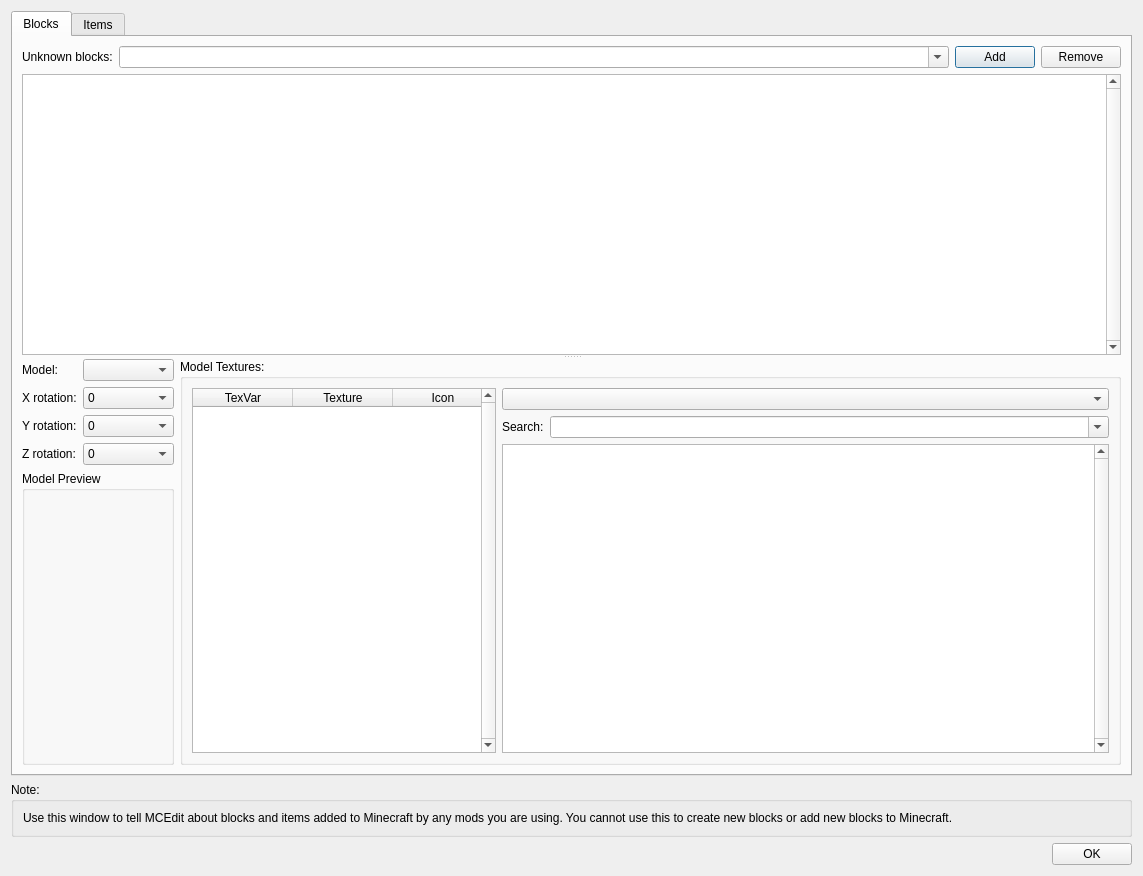
<?xml version="1.0" encoding="UTF-8"?>
<ui version="4.0">
 <class>configureBlocks</class>
 <widget class="QDialog" name="configureBlocks">
  <property name="windowModality">
   <enum>Qt::WindowModal</enum>
  </property>
  <property name="geometry">
   <rect>
    <x>0</x>
    <y>0</y>
    <width>1143</width>
    <height>876</height>
   </rect>
  </property>
  <property name="windowTitle">
   <string>Configure Blocks/Items</string>
  </property>
  <layout class="QVBoxLayout" name="verticalLayout">
   <item>
    <widget class="QTabWidget" name="tabWidget">
     <property name="currentIndex">
      <number>0</number>
     </property>
     <widget class="QWidget" name="blocksTab">
      <attribute name="title">
       <string>Blocks</string>
      </attribute>
      <layout class="QHBoxLayout" name="horizontalLayout_10">
       <item>
        <widget class="QSplitter" name="splitter">
         <property name="orientation">
          <enum>Qt::Vertical</enum>
         </property>
         <property name="childrenCollapsible">
          <bool>false</bool>
         </property>
         <widget class="QWidget" name="layoutWidget">
          <layout class="QVBoxLayout" name="verticalLayout_2">
           <item>
            <layout class="QHBoxLayout" name="horizontalLayout_2">
             <item>
              <widget class="QLabel" name="label">
               <property name="text">
                <string>Unknown blocks:</string>
               </property>
              </widget>
             </item>
             <item>
              <widget class="QComboBox" name="internalNameBox">
               <property name="sizePolicy">
                <sizepolicy hsizetype="Expanding" vsizetype="Fixed">
                 <horstretch>0</horstretch>
                 <verstretch>0</verstretch>
                </sizepolicy>
               </property>
               <property name="editable">
                <bool>true</bool>
               </property>
              </widget>
             </item>
             <item>
              <widget class="QPushButton" name="addBlockButton">
               <property name="text">
                <string>Add</string>
               </property>
              </widget>
             </item>
             <item>
              <widget class="QPushButton" name="removeBlockButton">
               <property name="text">
                <string>Remove</string>
               </property>
              </widget>
             </item>
            </layout>
           </item>
           <item>
            <widget class="QTreeView" name="blocksView">
             <property name="verticalScrollBarPolicy">
              <enum>Qt::ScrollBarAlwaysOn</enum>
             </property>
            </widget>
           </item>
          </layout>
         </widget>
         <widget class="QWidget" name="layoutWidget">
          <layout class="QHBoxLayout" name="horizontalLayout_7">
           <item>
            <layout class="QFormLayout" name="formLayout">
             <property name="fieldGrowthPolicy">
              <enum>QFormLayout::AllNonFixedFieldsGrow</enum>
             </property>
             <item row="0" column="0">
              <widget class="QLabel" name="label_2">
               <property name="text">
                <string>Model:</string>
               </property>
              </widget>
             </item>
             <item row="0" column="1">
              <widget class="QComboBox" name="modelNameBox">
               <property name="editable">
                <bool>false</bool>
               </property>
               <property name="insertPolicy">
                <enum>QComboBox::NoInsert</enum>
               </property>
              </widget>
             </item>
             <item row="1" column="0">
              <widget class="QLabel" name="label_3">
               <property name="text">
                <string>X rotation:</string>
               </property>
              </widget>
             </item>
             <item row="1" column="1">
              <widget class="QComboBox" name="xRotationBox">
               <item>
                <property name="text">
                 <string>0</string>
                </property>
               </item>
               <item>
                <property name="text">
                 <string>90</string>
                </property>
               </item>
               <item>
                <property name="text">
                 <string>180</string>
                </property>
               </item>
               <item>
                <property name="text">
                 <string>270</string>
                </property>
               </item>
              </widget>
             </item>
             <item row="2" column="0">
              <widget class="QLabel" name="label_4">
               <property name="text">
                <string>Y rotation:</string>
               </property>
              </widget>
             </item>
             <item row="2" column="1">
              <widget class="QComboBox" name="yRotationBox">
               <item>
                <property name="text">
                 <string>0</string>
                </property>
               </item>
               <item>
                <property name="text">
                 <string>90</string>
                </property>
               </item>
               <item>
                <property name="text">
                 <string>180</string>
                </property>
               </item>
               <item>
                <property name="text">
                 <string>270</string>
                </property>
               </item>
              </widget>
             </item>
             <item row="3" column="0">
              <widget class="QLabel" name="label_5">
               <property name="text">
                <string>Z rotation:</string>
               </property>
              </widget>
             </item>
             <item row="3" column="1">
              <widget class="QComboBox" name="zRotationBox">
               <item>
                <property name="text">
                 <string>0</string>
                </property>
               </item>
               <item>
                <property name="text">
                 <string>90</string>
                </property>
               </item>
               <item>
                <property name="text">
                 <string>180</string>
                </property>
               </item>
               <item>
                <property name="text">
                 <string>270</string>
                </property>
               </item>
              </widget>
             </item>
             <item row="4" column="0" colspan="2">
              <widget class="QGroupBox" name="groupBox_3">
               <property name="sizePolicy">
                <sizepolicy hsizetype="Preferred" vsizetype="Expanding">
                 <horstretch>0</horstretch>
                 <verstretch>1</verstretch>
                </sizepolicy>
               </property>
               <property name="title">
                <string>Model Preview</string>
               </property>
               <layout class="QHBoxLayout" name="horizontalLayout_6">
                <item>
                 <widget class="QWidget" name="modelPreviewWidget" native="true">
                  <property name="minimumSize">
                   <size>
                    <width>128</width>
                    <height>128</height>
                   </size>
                  </property>
                 </widget>
                </item>
               </layout>
              </widget>
             </item>
            </layout>
           </item>
           <item>
            <widget class="QGroupBox" name="groupBox">
             <property name="title">
              <string>Model Textures:</string>
             </property>
             <layout class="QHBoxLayout" name="horizontalLayout_9" stretch="1,2">
              <item>
               <widget class="QTableWidget" name="modelTexturesTable">
                <property name="verticalScrollBarPolicy">
                 <enum>Qt::ScrollBarAlwaysOn</enum>
                </property>
                <property name="horizontalScrollBarPolicy">
                 <enum>Qt::ScrollBarAlwaysOff</enum>
                </property>
                <property name="selectionMode">
                 <enum>QAbstractItemView::SingleSelection</enum>
                </property>
                <property name="selectionBehavior">
                 <enum>QAbstractItemView::SelectRows</enum>
                </property>
                <attribute name="horizontalHeaderHighlightSections">
                 <bool>false</bool>
                </attribute>
                <attribute name="verticalHeaderVisible">
                 <bool>false</bool>
                </attribute>
                <column>
                 <property name="text">
                  <string>TexVar</string>
                 </property>
                </column>
                <column>
                 <property name="text">
                  <string>Texture</string>
                 </property>
                </column>
                <column>
                 <property name="text">
                  <string>Icon</string>
                 </property>
                </column>
               </widget>
              </item>
              <item>
               <layout class="QVBoxLayout" name="verticalLayout_3">
                <item>
                 <widget class="QComboBox" name="textureZipBox"/>
                </item>
                <item>
                 <layout class="QHBoxLayout" name="horizontalLayout_3">
                  <item>
                   <widget class="QLabel" name="label_11">
                    <property name="text">
                     <string>Search:</string>
                    </property>
                   </widget>
                  </item>
                  <item>
                   <widget class="QComboBox" name="textureSearchBox">
                    <property name="sizePolicy">
                     <sizepolicy hsizetype="Expanding" vsizetype="Fixed">
                      <horstretch>0</horstretch>
                      <verstretch>0</verstretch>
                     </sizepolicy>
                    </property>
                    <property name="editable">
                     <bool>true</bool>
                    </property>
                    <property name="insertPolicy">
                     <enum>QComboBox::NoInsert</enum>
                    </property>
                   </widget>
                  </item>
                 </layout>
                </item>
                <item>
                 <widget class="QListView" name="textureList">
                  <property name="font">
                   <font>
                    <pointsize>8</pointsize>
                   </font>
                  </property>
                  <property name="verticalScrollBarPolicy">
                   <enum>Qt::ScrollBarAlwaysOn</enum>
                  </property>
                  <property name="horizontalScrollBarPolicy">
                   <enum>Qt::ScrollBarAlwaysOff</enum>
                  </property>
                  <property name="iconSize">
                   <size>
                    <width>48</width>
                    <height>48</height>
                   </size>
                  </property>
                  <property name="movement">
                   <enum>QListView::Static</enum>
                  </property>
                  <property name="resizeMode">
                   <enum>QListView::Adjust</enum>
                  </property>
                  <property name="gridSize">
                   <size>
                    <width>100</width>
                    <height>64</height>
                   </size>
                  </property>
                  <property name="viewMode">
                   <enum>QListView::IconMode</enum>
                  </property>
                  <property name="uniformItemSizes">
                   <bool>true</bool>
                  </property>
                 </widget>
                </item>
               </layout>
              </item>
             </layout>
            </widget>
           </item>
          </layout>
         </widget>
        </widget>
       </item>
      </layout>
     </widget>
     <widget class="QWidget" name="itemsTab">
      <attribute name="title">
       <string>Items</string>
      </attribute>
     </widget>
    </widget>
   </item>
   <item>
    <widget class="QGroupBox" name="groupBox_6">
     <property name="title">
      <string>Note:</string>
     </property>
     <layout class="QVBoxLayout" name="verticalLayout_6">
      <item>
       <widget class="QLabel" name="label_18">
        <property name="text">
         <string>Use this window to tell MCEdit about blocks and items added to Minecraft by any mods you are using. You cannot use this to create new blocks or add new blocks to Minecraft.</string>
        </property>
       </widget>
      </item>
     </layout>
    </widget>
   </item>
   <item>
    <layout class="QHBoxLayout" name="horizontalLayout">
     <item>
      <spacer name="horizontalSpacer">
       <property name="orientation">
        <enum>Qt::Horizontal</enum>
       </property>
       <property name="sizeHint" stdset="0">
        <size>
         <width>40</width>
         <height>20</height>
        </size>
       </property>
      </spacer>
     </item>
     <item>
      <widget class="QPushButton" name="okButton">
       <property name="text">
        <string>OK</string>
       </property>
      </widget>
     </item>
    </layout>
   </item>
  </layout>
 </widget>
 <resources/>
 <connections/>
</ui>
